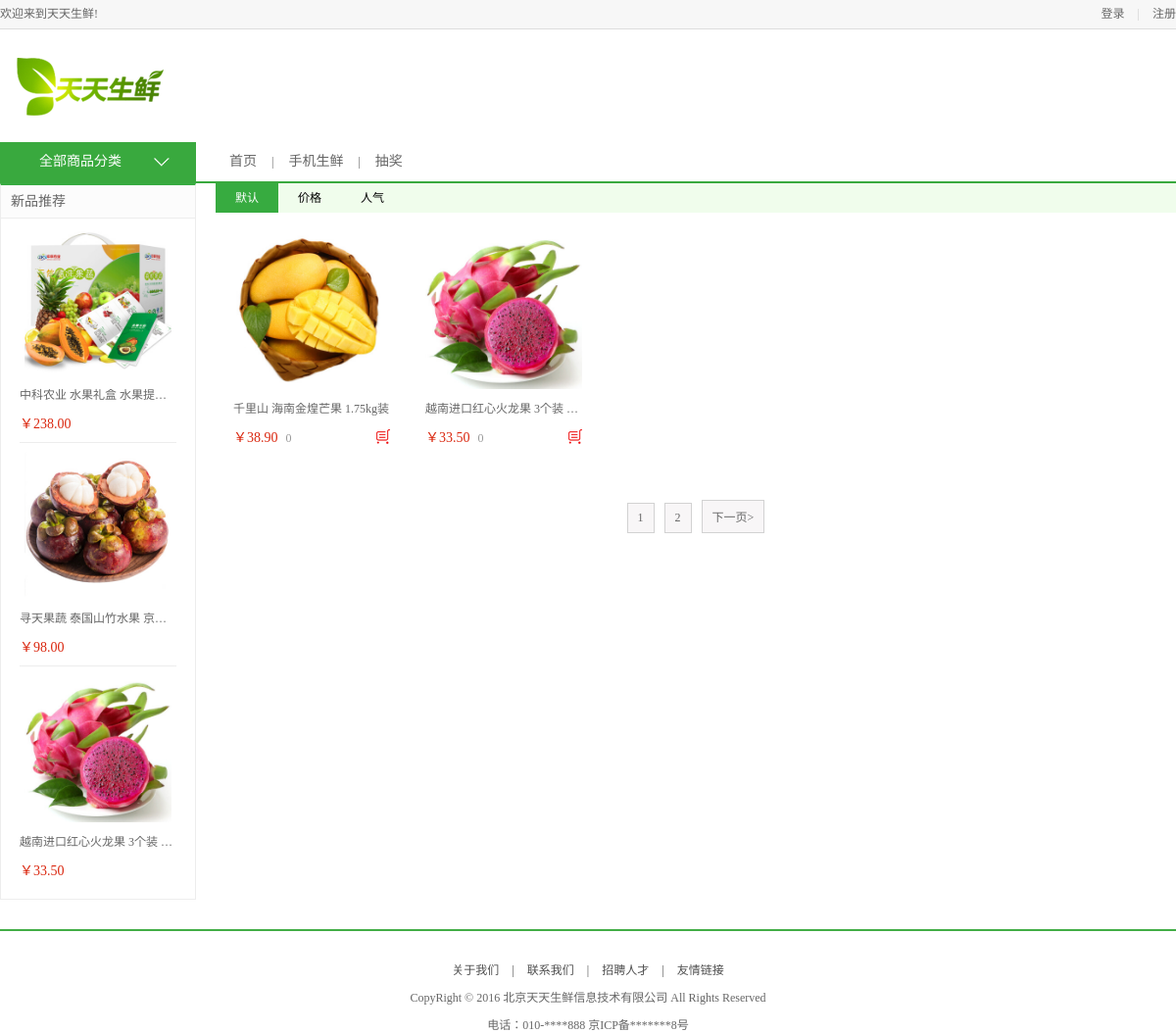
Page /list2_1_1/ on the committed database.
### df_goods/models.py (models this page shows, shortened)
class GoodsInfo(models.Model):
    gtitle = models.CharField(max_length=20)
    gpic = models.ImageField(upload_to='df_goods')
    gprice = models.DecimalField(max_digits=5,decimal_places=2)
    isDelete = models.BooleanField(default=False)
    gunit = models.CharField(max_length=20,default='500g')
    gclick = models.IntegerField()
    gjianjie = models.CharField(max_length=200)
    gkucun = models.IntegerField()
    gcontent = models.CharField(max_length=200)
    gtype = models.ForeignKey(TypeInfo,on_delete=models.CASCADE)

### df_goods/views.py (the view)
# urls.py: url(r'^list(\d+)_(\d+)_(\d+)/$',views.list),
def list(request,typeid,pagId,sortId):
    goods=GoodsInfo.objects.filter(gtype_id=typeid)
    if sortId == '2':
        goods = goods.order_by('gprice')
    if sortId == '3':
        goods = goods.order_by('-gclick')
    pageGood = Paginator(goods, 2).page(pagId)
    pindexlist = Paginator(goods, 2).page_range
    newgoods = GoodsInfo.objects.filter(gtype_id=typeid).order_by('-id')[0:3]
    return render(request,'df_goods/list.html',{'typeid':typeid,'goodList':pageGood,'sort':sortId,
                                                'pindexlist':pindexlist,
                                                'newgood':newgoods})

### templates/df_goods/list.html (shortened to what this page needs)
{%extends 'df_goods/base.html'%}
{% block list %}
<div class="r_wrap fr clearfix">
    <div class="sort_bar">
        <a href="/list{{typeid}}_1_1"
           {%if sort == "1"%}
        class="active"
        {%endif%}
        >默认</a>
        <a href="/list{{typeid}}_1_2"
        >价格</a>
        <a href="/list{{typeid}}_1_3"
        >人气</a>
    </div>
    <ul class="goods_type_list clearfix">
        {%for g in goodList%}
        <li>
            <a href="/{{g.id}}"><img src="/static/{{g.gpic}}"></a>
            <h4><a href="/{{g.id}}">{{g.gtitle}}</a></h4>
            <div class="operate">
                <span class="prize">￥{{g.gprice}}</span>
                <span class="unit">{{g.gunit}}</span>
                {% if request.session.user_name|default:'' != '' %}
					<a href="javascript:;" id="{{ g.id }}" class="add_goods" title="加入购物车"></a>
				{% else %}
      				<a href="/user/login/" class="add_goods" title="加入购物车"></a>
				{% endif %}
            </div>
        </li>
        {%endfor%}
    </ul>
    <div class="pagenation">
        {%for pindex in pindexlist%}
        {%if pindex == pageid%}
        <a href="#" class="active">{{pindex}}</a>
        {%else%}
        <a href="/list{{typeid}}_{{pindex}}_{{sort}}">{{pindex}}</a>
        {%endif%}
        {%endfor%}
        {% if goodList.has_next %}
        <a href="/list{{typeid}}_{{goodList.next_page_number}}_{{sort}}">下一页></a>
        {% endif %}
    </div>
</div>
</div>
{%endblock list%}

### templates/df_goods/base.html (shortened to what this page needs)
{% extends 'base.html' %}
{% block body %}
<div class="navbar_con">
    <div class="navbar clearfix">
        <div class="subnav_con fl">
            <h1>全部商品分类</h1>
            <span></span>
        </div>
        <ul class="navlist fl">
            <li><a href="">首页</a></li>
            <li class="interval">|</li>
            <li><a href="">手机生鲜</a></li>
            <li class="interval">|</li>
            <li><a href="">抽奖</a></li>
        </ul>
    </div>
</div>
<div class="main_wrap clearfix">
    <div class="l_wrap fl clearfix">
        <div class="new_goods">
            <h3>新品推荐</h3>
            <ul>
                {%for g in newgood%}
                <li>
                    <a href="/{{g.id}}"><img src="/static/{{g.gpic}}"></a>
                    <h4><a href="/{{g.id}}">{{g.gtitle}}</a></h4>
                    <div class="prize">￥{{g.gprice}}</div>
                </li>
                {%endfor%}
            </ul>
        </div>
    </div>
{% block list %}
{% endblock list %}
{% endblock body %}
{%block foot%}
<div class="footer">
		<div class="foot_link">
			<a href="#">关于我们</a>
			<span>|</span>
			<a href="#">联系我们</a>
			<span>|</span>
			<a href="#">招聘人才</a>
			<span>|</span>
			<a href="#">友情链接</a>
		</div>
		<p>CopyRight © 2016 北京天天生鲜信息技术有限公司 All Rights Reserved</p>
		<p>电话：010-****888    京ICP备*******8号</p>
	</div>
</body>
</html>
{%endblock foot%}

### static/css/main.css (style rules this page uses)
body { font-family:'Microsoft Yahei';font-size:12px;color:#666; }
html,body { height:100% }
.navbar_con { height:40px;border-bottom:2px solid #39a93e }
.navbar { width:1200px;margin:0 auto; }
.navbar h1 { width:200px;height:40px;line-height:40px;text-align: center;font-size:14px;color:#fff;background-color:#39a93e; }
.navbar .subnav_con { width:200px;height:40px;background-color:#39a93e;position:relative;cursor:pointer; }
.navbar .subnav_con h1 { position:absolute;left:0;top:0;text-align:left;text-indent:40px }
.navbar .subnav_con span { display:block;width:16px;height:9px;background:url(../images/down.png) no-repeat;position:absolute;right:27px;top:16px;transition:all 300ms ease-in; }
.navlist { margin-left:34px; }
.navlist li { height:40px;float:left;line-height:40px; }
.navlist li a { color:#666;font-size:14px }
.navlist .interval { margin:0 15px; }
.footer { border-top:2px solid #42ad46; margin:30px 0; }
.foot_link { text-align:center;margin-top:30px; }
.foot_link a,.foot_link span { color:#4e4e4e; }
.foot_link span { padding:0 10px }
.footer p { text-align:center; margin-top:10px; }
.main_wrap { width:1200px;margin:0 auto; }
.l_wrap { width:200px; }
.r_wrap { width:980px; }
.new_goods { border:1px solid #ededed; border-top:2px solid #37ab40; padding-bottom:10px; }
.new_goods h3 { height:33px;line-height:33px;background-color:#fcfcfc;border-bottom:1px solid #ededed;font-size:14px;font-weight:normal;text-indent:10px; }
.new_goods ul { width:160px;margin:0 auto;overflow:hidden; }
.new_goods li { border-bottom:1px solid #ededed;margin-bottom:-1px; }
.new_goods li img { display:block;width:150px;height:150px;margin:10px auto; }
.new_goods li h4 { width:160px;margin:0 auto; }
.new_goods li h4 a { font-weight:normal;color:#666;display:block;width:160px;overflow:hidden;white-space:nowrap;text-overflow:ellipsis; }
.new_goods li .prize { font-size:14px;color:#da260e;margin:10px auto; }
.sort_bar { height:30px;background-color:#f0fdec }
.sort_bar a { display:block;height:30px;line-height:30px;padding:0 20px;float:left;color:#000 }
.sort_bar .active { background-color:#37ab40;color:#fff; }
.goods_type_list { margin:10px auto 0; }
.goods_type_list li { width:196px; float:left; margin-bottom:10px }
.goods_type_list li img { width:160px;height:160px;display:block;margin:10px auto; }
.goods_type_list li h4 { width:160px;margin:0 auto; }
.goods_type_list li h4 a { font-weight:normal;color:#666;display:block;width:160px;overflow:hidden;white-space:nowrap;text-overflow:ellipsis; }
.operate { width:160px;margin:10px auto;position:relative; }
.goods_type_list .operate .prize { color:#da260e; font-size:14px; }
.goods_type_list .operate .unit { color:#999;padding-left:5px; }
.goods_type_list .operate .add_goods { display:inline-block;width:15px;height:15px;background:url(../images/shop_cart.png);position:absolute;right:0;top:3px; }
.pagenation { height:32px;text-align:center;font-size:0;margin:30px auto; }
.pagenation a { display:inline-block;border:1px solid #d2d2d2;background-color:#f8f6f7;font-size:12px;padding:7px 10px;color:#666;margin:5px }

### rows in the picture
GoodsInfo: gpic (picture), gtitle "中科农业 水果礼盒 水果提…", gprice "238.00"
GoodsInfo: gpic (picture), gtitle "寻天果蔬 泰国山竹水果 京…", gprice "98.00"
GoodsInfo: gpic (picture), gtitle "越南进口红心火龙果 3个装…", gprice "33.50", gunit "0"
GoodsInfo: gpic (picture), gtitle "千里山 海南金煌芒果 1.75kg装", gprice "38.90", gunit "0"

### other values in the picture
{{ pindex }} "1" "2"
